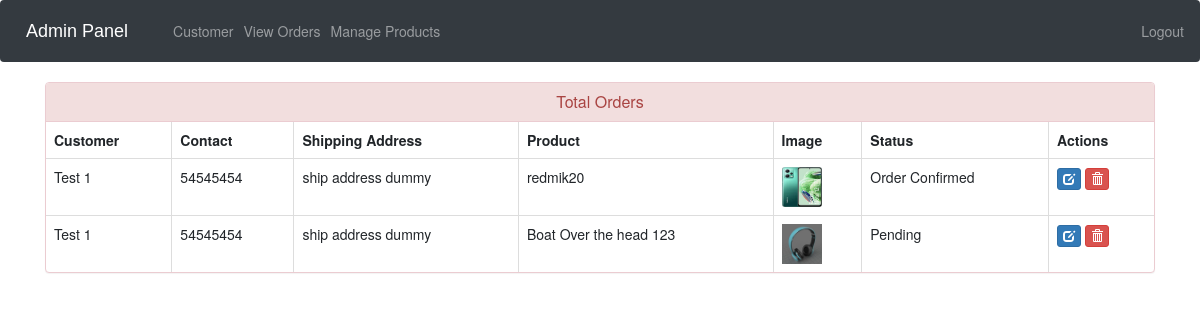
Screenshot of /admin-view-booking (signed in) with the database file from the repository.
### ecom/models.py (models this page shows, shortened)
class Customer(models.Model):
    user=models.OneToOneField(User,on_delete=models.CASCADE)
    profile_pic= models.ImageField(upload_to='profile_pic/CustomerProfilePic/',null=True,blank=True)
    address = models.CharField(max_length=40)
    mobile = models.CharField(max_length=20,null=False)
    @property
    def get_name(self):
        return self.user.first_name+" "+self.user.last_name

class Orders(models.Model):
    STATUS =(
        ('Pending','Pending'),
        ('Order Confirmed','Order Confirmed'),
        ('Out for Delivery','Out for Delivery'),
        ('Delivered','Delivered'),
    )
    customer=models.ForeignKey('Customer', on_delete=models.CASCADE,null=True)
    product=models.ForeignKey('Product',on_delete=models.CASCADE,null=True)
    email = models.CharField(max_length=50,null=True)
    address = models.CharField(max_length=500,null=True)
    mobile = models.CharField(max_length=20,null=True)
    order_date= models.DateField(auto_now_add=True,null=True)
    status=models.CharField(max_length=50,null=True,choices=STATUS)

class Product(models.Model):
    name=models.CharField(max_length=40)
    product_image= models.ImageField(upload_to='product_image/',null=True,blank=True)
    price = models.PositiveIntegerField()
    description=models.CharField(max_length=40)

### ecom/views.py (the view)
# urls.py: path('admin-view-booking', views.admin_view_booking_view,name='admin-view-booking'),
@login_required(login_url='adminlogin')
def admin_view_booking_view(request):
    orders=models.Orders.objects.all()
    ordered_products=[]
    ordered_bys=[]
    for order in orders:
        ordered_product=models.Product.objects.all().filter(id=order.product.id)
        ordered_by=models.Customer.objects.all().filter(id = order.customer.id)
        ordered_products.append(ordered_product)
        ordered_bys.append(ordered_by)
    return render(request,'ecom/admin_view_booking.html',{'data':zip(ordered_products,ordered_bys,orders)})

### templates/ecom/admin_view_booking.html (shortened to what this page needs)
{% extends 'ecom/admin_base.html' %}
{% load static %}
{% block content %}
<head>
  <link href="//netdna.bootstrapcdn.com/bootstrap/3.0.0/css/bootstrap.min.css" rel="stylesheet" id="bootstrap-css">
</head>
<div class="container">
  <div class="panel panel-danger">
    <div class="panel-heading">
      <h6 class="panel-title">Total Orders</h6>
    </div>
    <table class="table table-hover table-bordered" id="dev-table">
      <thead>
        <tr>
          <th>Customer</th>
          <th>Contact</th>
          <th>Shipping Address</th>
          <th>Product</th>
          <th>Image</th>
          <th>Status</th>
          <th>Actions</th>
        </tr>
      </thead>
      {% for product,customer,order in data %}
      <tr>
        {% for c in customer %}
        <td> {{c.get_name}}</td>
        <td>{{c.mobile}}</td>
        <td>{{order.address}}</td>
        {% endfor %}
        {% for p in product %}
        <td> {{p.name}}</td>
        <td> <img src="{% static p.product_image.url %}" alt="Profile Pic" height="40px" width="40px" /></td>
        <td>{{order.status}}</td>
        <td><a class="btn btn-primary btn-xs" href="{% url 'update-order' order.id  %}"><span class="glyphicon glyphicon-edit"></span></a>
        <a class="btn btn-danger btn-xs" href="{% url 'delete-order' order.id  %}"><span class="glyphicon glyphicon-trash"></span></a></td>
        {% endfor %}
      </tr>
      {% endfor %}
    </table>
  </div>
</div>
{% endblock content %}

### templates/ecom/admin_view_booking.html (style rules this page uses)
a:link { text-decoration: none; }
h6 { text-align: center; }

### rows the page displays
Orders: address "ship address dummy", status "Order Confirmed"
Customer: get_name "Test 1", mobile "54545454"
Product: name "redmik20", product_image (picture)
Orders: address "ship address dummy", status "Pending"
Product: name "Boat Over the head 123", product_image (picture)
